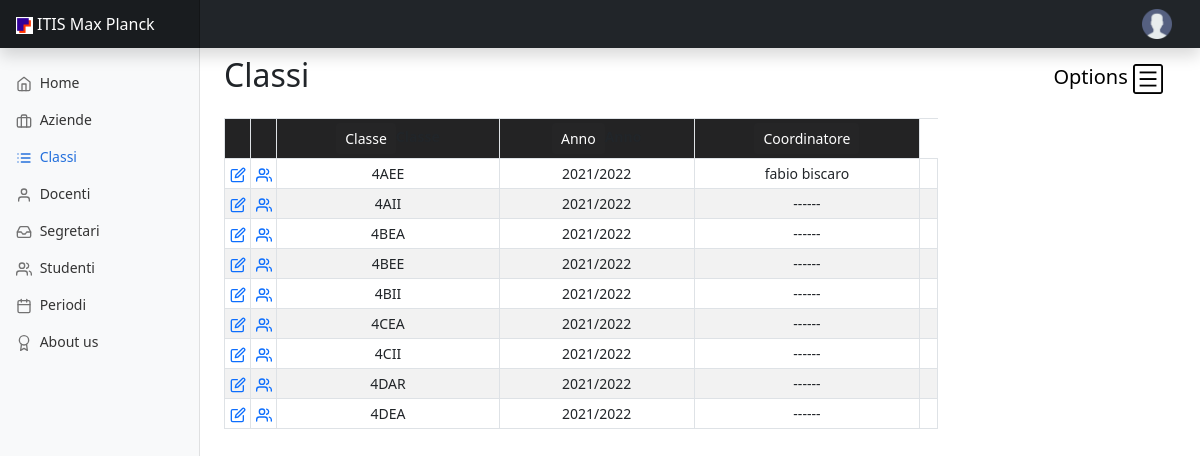
/classi.php (signed in), run on an earlier commit of the app's database.
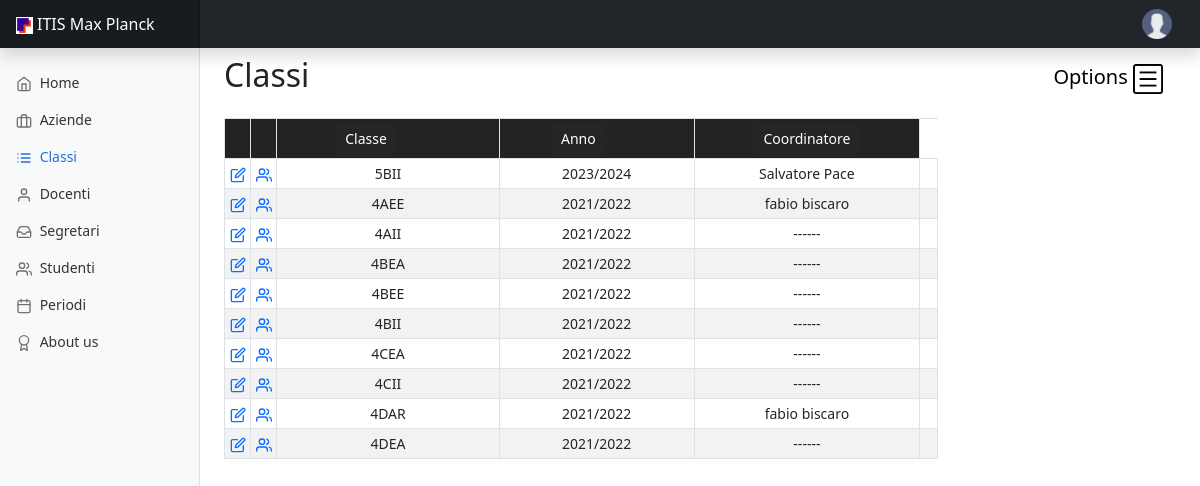
And on a later commit of the database.
### tables this page shows
CREATE TABLE `persona` (
  `id` int NOT NULL,
  `nome` varchar(80) NOT NULL,
  `cognome` varchar(80) NOT NULL,
  `datanascita` date DEFAULT NULL,
  `codicefiscale` varchar(16) NOT NULL,
  `sesso` char(1) NOT NULL,
  `cellulare` varchar(13) NOT NULL,
  `login` varchar(100) DEFAULT NULL,
  `password` varchar(100) DEFAULT NULL,
  `al_matricola` varchar(20) DEFAULT NULL,
  `al_cittadinanza` varchar(30) DEFAULT NULL,
  `cap` varchar(5) DEFAULT NULL,
  `telefono` varchar(20) DEFAULT NULL,
  `email` varchar(100) NOT NULL,
  `indirizzo` varchar(100) DEFAULT NULL,
  `residenza` varchar(100) DEFAULT NULL,
  `provincia` varchar(2) DEFAULT NULL,
  `tut_idazienda` int DEFAULT NULL
);

CREATE TABLE `classe` (
  `id` int NOT NULL,
  `id_docente` int DEFAULT NULL,
  `sezione` varchar(10) NOT NULL,
  `anno` varchar(9) NOT NULL
);

### classi.php (the view, shortened to what this page needs)
<!doctype html>
<html lang="en">
  <head>
    <?php require("Include/head.php");?>
  </head>
  <body>
<?php require("Include/navbar.php")?>
<div class="container-fluid">
  <div class="row">
    <?php require("Include/menu.php");?>
    <main class="col-md-9 ms-sm-auto col-lg-10 px-md-4">
    <nav class="navbar">
                <h1 class="h2">Classi</h1>
                <button class="navbar-toggler" type="button" data-bs-toggle="offcanvas" data-bs-target="#offcanvasNavbar" aria-controls="offcanvasNavbar">
                    Options
                    <span class="navbar-toggler-icon" style="background-image: url('Images/option_icon.png');"></span>
                </button>
            </nav>
    <nav class="navbar col-md-9"  >
                <?php
      $sql= "select nome,cognome,classe.* from persona right join classe on classe.id_docente = persona.id order by anno desc,sezione asc limit 100;";
              $stmt = $conn->prepare($sql);
              $stmt->execute();
              $result = $stmt->get_result();
           if($result->num_rows > 0){
                echo '<div class="col-md-12 justify-content-center">';
                echo '<table class="table table-striped table-bordered table-sm table-responsive" style="text-align:center">';
                    echo '<tr bgcolor="#252526">';
                    echo '<th style="width: 3.66%"></th>';
                    echo '<th style="width: 3.66%"></th>';
                    echo '<th ><input class="btn btn-sm" style="background-color:#252526; color:#ffffff" type="submit" name="ordinaNome" value="Classe"/>Classe</th>';
                    echo '<th ><input class="btn btn-sm" style="background-color:#252526; color:#ffffff" type="submit" name="ordinaAnno" value="Anno"/>Anno</th>';
                    echo '<th ><input class="btn btn-sm" style="background-color:#252526; color:white" type="submit" name="ordinaCognome" value="Coordinatore"/></th>';
                    echo "</tr>";
                   while($row=$result->fetch_assoc()){
                            if(is_null($row['id_docente'])){
                                   $docente="------";
                              }
                            else{
                                   $docente=''.$row['nome'];
                                   $docente.=' '.$row['cognome'];
                              }
                              echo'<tr id="'.$row['id'].'"><td><a href="classi-dettaglio.php?id='.htmlspecialchars($row["id"]).'"><span data-feather="edit"></span></a></td><td><a href=studenti.php?classe='.$row['sezione'].'><span data-feather="users"></span></a></td><td>'.$row['sezione'].'</td><td>'.$row['anno'].'</td><td>'.$docente.'</td><td>';
      }
    }
      echo "</table>";
    ?>
</nav>
</main>
</body>
    </html>

What changed in the data, as far as the page shows it:
no longer on this page (row edited): classe: sezione "4DAR", anno "2021/2022", id_docente "------"
added persona: classe.sezione "5BII", classe.anno "2023/2024", docente "Salvatore Pace"
now on one of the page's lists (row unchanged): persona: classe.sezione "4DAR", classe.anno "2021/2022", docente "fabio biscaro"
